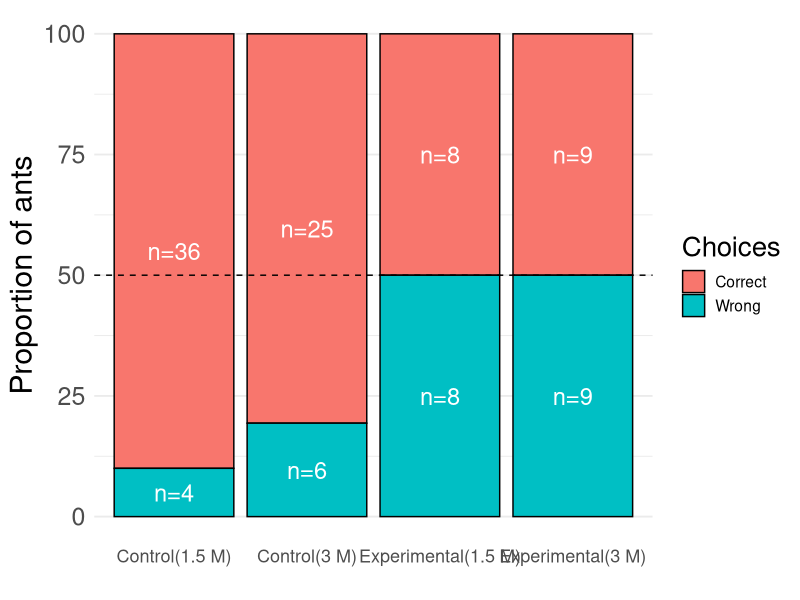
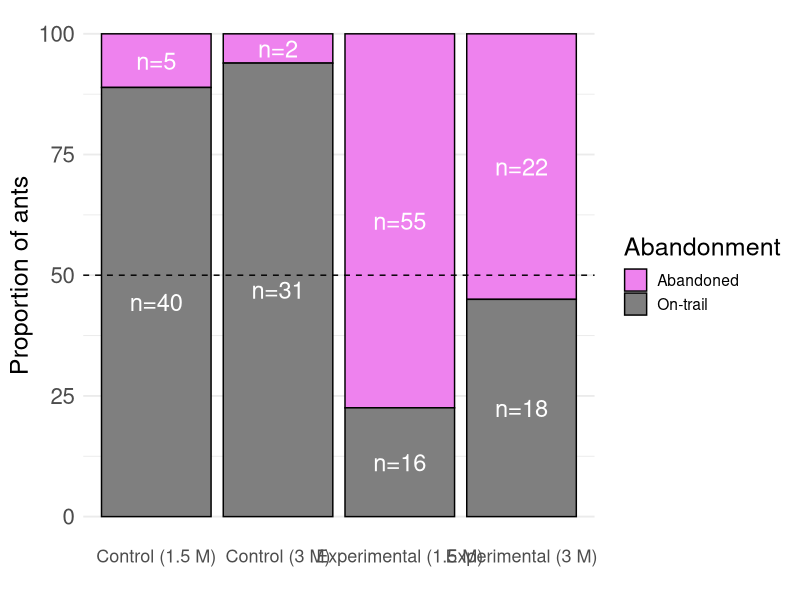

R code for these plots, in order: (Note: this script raises an error after producing the figures.)
## ---- chunk 1
knitr::opts_chunk$set(echo = TRUE)
## ---- chunk 2
library(tidyverse)
library(ggplot2)
library(ggthemes)
library(ggstats)
## ---- chunk 3
#Importing the datasheets,and converting the relevant columns into factors

low_sucrose_experiment_data<-read.csv("Combined ant choices_Low sucrose experiment.csv")

high_sucrose_experiment_data<-read.csv("Combined ant choices_High sucrose experiment.csv")

#Extracting the columns needed for choice and abandonment analysis
low_sucrose_experiment_choices<-data.frame(low_sucrose_experiment_data$Treatment,low_sucrose_experiment_data$Ant.choice)
high_sucrose_experiment_choices<-data.frame(high_sucrose_experiment_data$Treatment,high_sucrose_experiment_data$Ant.choice)

#Changing the column names
colnames(low_sucrose_experiment_choices)<-c("treatment","choices")
colnames(high_sucrose_experiment_choices)<-c("treatment","choices")

#Converting the columns into factors
low_sucrose_experiment_choices$treatment<-as.factor(low_sucrose_experiment_choices$treatment)
low_sucrose_experiment_choices$choices<-as.factor(low_sucrose_experiment_choices$choices)

high_sucrose_experiment_choices$treatment<-as.factor(high_sucrose_experiment_choices$treatment)
high_sucrose_experiment_choices$choices<-as.factor(high_sucrose_experiment_choices$choices)

## ---- chunk 4

#1.5M DATA CHOICE ANALYSIS

#Filtering data where ant made either a correct or a wrong choice
low_sucrose_experiment_choices_only<-
  low_sucrose_experiment_choices %>% 
  filter(choices !="Abandoned")

#Dropping the abandonment factor level
low_sucrose_experiment_choices_only$choices<-droplevels(low_sucrose_experiment_choices_only$choices)

#Creating table
low_sucrose_experiment_choices_only_table<-table(low_sucrose_experiment_choices_only)

chisq.test(low_sucrose_experiment_choices_only_table,correct = F)

#Binomial test for control data
binom.test(36,40,0.5)
#Significant!

#Binomial test for experimental data
binom.test(8,16,0.5)
#Non-significant 
 
#3M DATA CHOICE ANALYSIS

#Filtering data where ant made either a correct or a wrong choice
high_sucrose_experiment_choices_only<-
  high_sucrose_experiment_choices %>% 
  filter(choices !="Abandoned")

#Dropping the abandonment factor level
high_sucrose_experiment_choices_only$choices<-droplevels(high_sucrose_experiment_choices_only$choices)

#Creating table
high_sucrose_experiment_choices_only_table<-table(high_sucrose_experiment_choices_only)

chisq.test(high_sucrose_experiment_choices_only_table,correct = F)
#Significant

#Binomial test for control data
binom.test(27,33,0.5)
#Significant!

#Binomial test for experimental data
binom.test(11,21,0.5)
#Non-significant 
## ---- chunk 5

#LOW SUCROSE EXPERIMENT ABANDONMENT ANALYSIS

#Filtering data where ant made either a correct or a wrong choice
low_sucrose_experiment_choices$abandonment<-ifelse(low_sucrose_experiment_choices$choices=="Abandoned","Abandoned","On-trail")

low_sucrose_experiment_abandonment_table<-table(low_sucrose_experiment_choices[-2])

#Chi-square test
chisq.test(low_sucrose_experiment_abandonment_table,correct = F)
#Significant

#Binomial test for control data
binom.test(5,45,0.5)
#Significantly more ants stay on the trail than abandon here

#Binomial test for experimental data
binom.test(55,71,0.5)
#Significantly more ants abandon the trail than stay on the trail

#HIGH SUCROSE EXPERIMENT ABANDONMENT ANALYSIS

#Filtering data where ant made either a correct or a wrong choice
high_sucrose_experiment_choices$abandonment<-ifelse(high_sucrose_experiment_choices$choices=="Abandoned","Abandoned","On-trail")

high_sucrose_experiment_abandonment_table<-table(high_sucrose_experiment_choices[-2])

#Chi-square test
chisq.test(high_sucrose_experiment_abandonment_table,correct = F)
#Significant


#Binomial test for control data
binom.test(2,35,0.5) #Significant
#Significantly more ants stay on the trail than abandon here

#Binomial test for experimental data
binom.test(30,51,0.5)
#Non-significant

## ---- chunk 6

#Creating labels specific to the experiment type and combining the dataframes
low_sucrose_experiment_choices$label<-as.factor(ifelse(low_sucrose_experiment_choices$treatment=="Control","Control_1.5m","Exp_1.5m"))

high_sucrose_experiment_choices$label<-as.factor(ifelse(high_sucrose_experiment_choices$treatment=="Control","Control_3m","Exp_3m"))


#Combining the choices from both experiments
all_exp_combined_data_choices<-rbind(low_sucrose_experiment_choices,high_sucrose_experiment_choices)

#Subsetting the data from the two treatments (combined for both experiments separately) to compare between the experiments.
all_exp_combined_control<-subset(all_exp_combined_data_choices,all_exp_combined_data_choices$treatment=="Control")

all_exp_combined_experimental<-subset(all_exp_combined_data_choices,all_exp_combined_data_choices$treatment=="Experimental")

#Dropping the uncessary factor levels
all_exp_combined_control$label<-droplevels(all_exp_combined_control$label)

all_exp_combined_experimental$label<-droplevels(all_exp_combined_experimental$label)

#COMPARING CORRECT VS. WRONG CHOICES BETWEEN THE TWO EXPERIMENTS FOR EACH TREATMENT

#CONTROL TREATMENT
all_exp_combined_control_choices_only<-data.frame(all_exp_combined_control$choices,all_exp_combined_control$label)

colnames(all_exp_combined_control_choices_only)<-c("choices","exp_type")

#Removing abandonment data for this analysis
all_exp_combined_control_choices_only<-subset(all_exp_combined_control_choices_only,all_exp_combined_control_choices_only$choices!="Abandoned")

#Dropping the uncessary factor levels
all_exp_combined_control_choices_only$choices<-droplevels(all_exp_combined_control_choices_only$choices)

all_exp_combined_control_choices_only_table<-table(all_exp_combined_control_choices_only)

chisq.test(all_exp_combined_control_choices_only_table,correct = F)
#Not significant

#EXPERIMENTAL TREATMENT

all_exp_combined_experimental_choices_only<-data.frame(all_exp_combined_experimental$choices,all_exp_combined_experimental$label)

colnames(all_exp_combined_experimental_choices_only)<-c("choices","exp_type")

#Removing abandonment data for this analysis
all_exp_combined_experimental_choices_only<-subset(all_exp_combined_experimental_choices_only,all_exp_combined_experimental_choices_only$choices!="Abandoned")

#Dropping the uncessary factor levels
all_exp_combined_experimental_choices_only$choices<-droplevels(all_exp_combined_experimental_choices_only$choices)

all_exp_combined_experimental_choices_only_table<-table(all_exp_combined_experimental_choices_only)

chisq.test(all_exp_combined_experimental_choices_only_table,correct = F)
#Not significant
## ---- chunk 7

#CONTROL
all_exp_combined_control_abandonment_only<-data.frame(all_exp_combined_control$abandonment,all_exp_combined_control$label)

colnames(all_exp_combined_control_abandonment_only)<-c("abandonment","exp_type")

all_exp_combined_control_abandonment_only$abandonment<-as.factor(all_exp_combined_control_abandonment_only$abandonment)

all_exp_combined_control_abandonment_only_table<-table(all_exp_combined_control_abandonment_only)

chisq.test(all_exp_combined_control_abandonment_only_table,correct = F)
#Not significant


#Experimental
all_exp_combined_experimental_abandonment_only<-data.frame(all_exp_combined_experimental$abandonment,all_exp_combined_experimental$label)

colnames(all_exp_combined_experimental_abandonment_only)<-c("abandonment","exp_type")

all_exp_combined_experimental_abandonment_only$abandonment<-as.factor(all_exp_combined_experimental_abandonment_only$abandonment)

all_exp_combined_experimental_abandonment_only_table<-table(all_exp_combined_experimental_abandonment_only)

chisq.test(all_exp_combined_experimental_abandonment_only_table,correct = F)
#Significant!

## ---- chunk 8

choices_combined<-subset(all_exp_combined_data_choices,choices!="Abandoned")
#Removing abandonment data for the plot

choices_combined$label<-factor(choices_combined$label,levels=c("Control_1.5m","Control_3m","Exp_1.5m","Exp_3m"))

choices_combined<-as.data.frame(choices_combined %>%
  group_by(label,choices)%>%
  summarize(total=n())) 

choices_combined <- choices_combined %>%
  group_by(label) %>%
  mutate(
    percent = total / sum(total) * 100
  )


ggplot(choices_combined, aes(x = label, y = percent, fill = choices)) +
  geom_bar(stat = "identity", color = "black") +
  geom_text(
    aes(label = paste0("n=", total)),
    position = position_stack(vjust = 0.5),
    size = 6,           
    color = "white"
  ) +
  scale_y_continuous() +
  labs(x = "", y = "Proportion of ants", fill = "Choices") +   
  theme_minimal(base_size = 14) +
  theme(
    axis.text.x = element_text(size = 13),
    axis.title.y = element_text(size = 22),
    axis.text.y = element_text(size = 18), 
    legend.title = element_text(size = 20),            
    panel.grid.major.x = element_blank()
  ) +geom_hline(yintercept = 50, linetype = "dashed")+
  scale_x_discrete(labels=c("Control_1.5m"="Control(1.5 M)","Control_3m"= "Control(3 M)", "Exp_1.5m"="Experimental(1.5 M)","Exp_3m" = "Experimental(3 M)"))+
  guides(fill=guide_legend(title="Choices"))


## ---- chunk 9
 
abandon_combined<-as.data.frame(all_exp_combined_data_choices %>%
  group_by(label,abandonment)%>%
  summarize(total=n()))

abandon_combined$label<-factor(abandon_combined$label,levels=c("Control_1.5m","Control_3m","Exp_1.5m","Exp_3m"))

abandon_combined<-as.data.frame(abandon_combined %>%
  group_by(label) %>%
  mutate(
    percent = total / sum(total) * 100,
    n = sum(total)
  ))

ggplot(abandon_combined, aes(x = label, y = percent, fill = abandonment)) +
  geom_bar(stat = "identity", color = "black") +
  # Show individual sample sizes inside each stack
  geom_text(
    aes(label = paste0("n=", total)),   # use total for each segment
    position = position_stack(vjust = 0.5),  # centers text in each segment
    size = 6,                           # larger geom_text labels
    color = "white"
  ) +
  scale_y_continuous() +
  labs(x = "", y = "Proportion of ants") +
  theme_minimal(base_size = 14) +
  theme(
    axis.text.x  = element_text(hjust = 0.5, size = 13),  
    axis.text.y  = element_text(size = 16),               
    axis.title.y = element_text(size = 18),               
    legend.title = element_text(size = 18),              
    panel.grid.major.x = element_blank()
  ) +
  geom_hline(yintercept = 50, linetype = "dashed") +
  scale_x_discrete(labels = c(
    "Control_1.5m" = "Control (1.5 M)",
    "Control_3m"   = "Control (3 M)",
    "Exp_1.5m"     = "Experimental (1.5 M)",
    "Exp_3m"       = "Experimental (3 M)"
  )) +
  guides(fill = guide_legend(title = "Abandonment")) +
  scale_fill_manual(values = c("violet", "gray50"))


## ---- chunk 10

#LOW SUCROSE EXPERIMENT
gaster_angle_low_sucrose<-read.csv("Combined gaster angles_Low sucrose experiment.csv")

#Converting the relevant columns to factors
gaster_angle_low_sucrose$Ant.choice<-as.factor(gaster_angle_low_sucrose$Ant.choice)
gaster_angle_low_sucrose$Treatment<-as.factor(gaster_angle_low_sucrose$Treatment)
gaster_angle_low_sucrose$Video<-as.factor(gaster_angle_low_sucrose$Video)
gaster_angle_low_sucrose$Year<-as.factor(gaster_angle_low_sucrose$Year)
gaster_angle_low_sucrose$Ant.fed.on.the.feeder<-as.factor(gaster_angle_low_sucrose$Ant.fed.on.the.feeder)

#Converting gaster angle measures to numbers
gaster_angle_low_sucrose$Angle.measurement.1<-as.numeric(gaster_angle_low_sucrose$Angle.measurement.1)
gaster_angle_low_sucrose$Angle.measurement.2<-as.numeric(gaster_angle_low_sucrose$Angle.measurement.2)
gaster_angle_low_sucrose$Angle.measurement.3<-as.numeric(gaster_angle_low_sucrose$Angle.measurement.3)
#Ignore the warnings here


#HIGH SUCROSE EXPERIMENT
gaster_angle_high_sucrose<-read.csv("Combined gaster angles_High sucrose experiment.csv")

#Converting the relevant columns to factors
gaster_angle_high_sucrose$Ant.choice<-as.factor(gaster_angle_high_sucrose$Ant.choice)
gaster_angle_high_sucrose$Treatment<-as.factor(gaster_angle_high_sucrose$Treatment)
gaster_angle_high_sucrose$Video<-as.factor(gaster_angle_high_sucrose$Video)
gaster_angle_high_sucrose$Year<-as.factor(gaster_angle_high_sucrose$Year)
gaster_angle_high_sucrose$Ant.fed.on.the.feeder<-as.factor(gaster_angle_high_sucrose$Ant.fed.on.the.feeder)


#Converting gaster angle measures to numbers
gaster_angle_high_sucrose$Angle.measurement.1<-as.numeric(gaster_angle_high_sucrose$Angle.measurement.1)
gaster_angle_high_sucrose$Angle.measurement.2<-as.numeric(gaster_angle_high_sucrose$Angle.measurement.2)
gaster_angle_high_sucrose$Angle.measurement.3<-as.numeric(gaster_angle_high_sucrose$Angle.measurement.3)
#Ignore the warnings here

## ---- chunk 11

#LOW SUCROSE EXPERIMENT
 
gaster_angle_low_sucrose_ready<-gaster_angle_low_sucrose %>%
  transmute(Video,Treatment,Ant.choice,Ant.fed.on.the.feeder, Year,mean_gaster_angle=rowMeans(select(.,Angle.measurement.1:Angle.measurement.3)))

gaster_angle_low_sucrose_ready<-as.data.frame(gaster_angle_low_sucrose_ready %>%
  group_by(Video,Treatment,Ant.choice,Ant.fed.on.the.feeder,Year) %>%
  summarise(mean_gaster_angle=mean(mean_gaster_angle,na.rm = T)))

gaster_angle_low_sucrose_ready<-na.omit(gaster_angle_low_sucrose_ready)


#HIGH SUCROSE EXPERIMENT

gaster_angle_high_sucrose_ready<-gaster_angle_high_sucrose %>%
  transmute(Video,Treatment,Ant.choice,Ant.fed.on.the.feeder,Year,mean_gaster_angle=rowMeans(select(.,Angle.measurement.1:Angle.measurement.3)))

gaster_angle_high_sucrose_ready<-as.data.frame(gaster_angle_high_sucrose_ready %>%
  group_by(Video,Treatment,Ant.choice,Ant.fed.on.the.feeder,Year) %>%
  summarise(mean_gaster_angle=mean(mean_gaster_angle,na.rm = T)))

gaster_angle_high_sucrose_ready<-na.omit(gaster_angle_high_sucrose_ready)


#Summary of ants that made choices and fed on feeder or not
low_sucrose_summary<-gaster_angle_low_sucrose_ready[,c(2,3,4)]
table(low_sucrose_summary)

high_sucrose_summary<-gaster_angle_high_sucrose_ready[,c(2,3,4)]
table(high_sucrose_summary)

#Average gaster angle calculations:
gaster_angle_low_sucrose_ready %>%
  group_by(Treatment) %>%
  summarise(mean(mean_gaster_angle))

gaster_angle_high_sucrose_ready %>%
  group_by(Treatment) %>%
  summarise(mean(mean_gaster_angle))

## ---- chunk 12
#Low sucrose


#This contains data for the ants that made correct choices, and also includes the ants that made a wrong choice, but did not feed on the sucrose
gaster_angle_low_sucrose_graph1<-rbind(gaster_angle_low_sucrose_wrong_choices_unfed,gaster_angle_low_sucrose_correct_choices)

ggplot(gaster_angle_low_sucrose_graph1,aes(Treatment,mean_gaster_angle,fill=Ant.choice))+stat_boxplot(geom="errorbar")+geom_boxplot(outlier.shape = NA)+ theme_minimal()+xlab("Treatment")+ylab("Average gaster angle")+geom_jitter(aes(color=Year))+ggtitle("Low sucrose experiment")+guides(fill=guide_legend(title="Ant choice"))

#Comparing gaster angles for correct vs. wrong choices within the treatment

exp_low_sucrose_data_exp<-gaster_angle_low_sucrose_graph1 %>%
  filter(Treatment=="Experimental")
wilcox.test(exp_low_sucrose_data_exp$mean_gaster_angle~exp_low_sucrose_data_exp$Ant.choice) 
#No Significant difference


#High sucrose
#Low sucrose
gaster_angle_high_sucrose_wrong_choices_unfed<-subset(gaster_angle_high_sucrose_ready,Ant.fed.on.the.feeder=="No" & Ant.choice=="Wrong")

gaster_angle_high_sucrose_correct_choices<-subset(gaster_angle_high_sucrose_ready,Ant.choice=="Correct")

#This contains data for the ants that made correct choices, and also includes the ants that made a wrong choice, but did not feed on the sucrose
gaster_angle_high_sucrose_graph1<-rbind(gaster_angle_high_sucrose_wrong_choices_unfed,gaster_angle_high_sucrose_correct_choices)

ggplot(gaster_angle_high_sucrose_graph1,aes(Treatment,mean_gaster_angle,fill=Ant.choice))+stat_boxplot(geom="errorbar")+geom_boxplot(outlier.shape = NA)+ theme_minimal()+xlab("Treatment")+ylab("Average gaster angle")+geom_jitter(aes(color=Year))+ggtitle("High sucrose experiment")+guides(fill=guide_legend(title="Ant choice"))

#Comparing gaster angles for correct vs. wrong choices within the treatment

exp_high_sucrose_data_exp<-gaster_angle_high_sucrose_graph1 %>%
  filter(Treatment=="Experimental")
wilcox.test(exp_high_sucrose_data_exp$mean_gaster_angle~exp_high_sucrose_data_exp$Ant.choice) 
#Significant difference


exp_high_sucrose_data_con<-gaster_angle_high_sucrose_graph1 %>%
  filter(Treatment=="Control")
wilcox.test(exp_high_sucrose_data_con$mean_gaster_angle~exp_high_sucrose_data_con$Ant.choice) 
#Significant difference
 
  
## ---- chunk 13
wilcox.test(gaster_angle_low_sucrose_ready$mean_gaster_angle~gaster_angle_low_sucrose_ready$Treatment) 
#No Significant difference

wilcox.test(gaster_angle_high_sucrose_ready$mean_gaster_angle~gaster_angle_high_sucrose_ready$Treatment) 
#No significant difference



## ---- chunk 14

par(mfrow=c(1,2))

#LOW SUCROSE EXPERIMENT
boxplot(gaster_angle_low_sucrose_ready$mean_gaster_angle~gaster_angle_low_sucrose_ready$Treatment,xlab="Treatment", ylab="Mean gaster angle (degrees)",range=0,frame=F,cex.axis=1.5,cex.lab=1.5,main="Low sucrose (1.5 M) experiment",ylim=c(35,65))

#Adding individual points to the boxplot
stripchart(mean_gaster_angle~Treatment,method="jitter",add=T,vertical=T,pch=1,data=gaster_angle_low_sucrose_ready[gaster_angle_low_sucrose_ready$Year==2022, ])
 
stripchart(mean_gaster_angle~Treatment,method="jitter",add=T,vertical=T,pch=19,data=gaster_angle_low_sucrose_ready[gaster_angle_low_sucrose_ready$Year==2023, ])

stripchart(mean_gaster_angle~Treatment,method="jitter",add=T,vertical=T,pch=18,data=gaster_angle_low_sucrose_ready[gaster_angle_low_sucrose_ready$Year==2024, ])

stripchart(mean_gaster_angle~Treatment,method="jitter",add=T,vertical=T,pch=17,data=gaster_angle_low_sucrose_ready[gaster_angle_low_sucrose_ready$Year==2025, ])


#HIGH SUCROSE EXPERIMENT
boxplot(gaster_angle_high_sucrose_ready$mean_gaster_angle~gaster_angle_high_sucrose_ready$Treatment,xlab="Treatment", ylab="Mean gaster angle (degrees)",range=0,frame=F,cex.axis=1.5,cex.lab=1.5,main="High sucrose (3 M) experiment",ylim=c(35,65))

#Adding individual points to the boxplot
stripchart(mean_gaster_angle~Treatment,method="jitter",add=T,vertical=T,pch=19,data=gaster_angle_high_sucrose_ready[gaster_angle_high_sucrose_ready$Year==2023, ])

stripchart(mean_gaster_angle~Treatment,method="jitter",add=T,vertical=T,pch=18,data=gaster_angle_high_sucrose_ready[gaster_angle_high_sucrose_ready$Year==2024, ])

stripchart(mean_gaster_angle~Treatment,method="jitter",add=T,vertical=T,pch=17,data=gaster_angle_high_sucrose_ready[gaster_angle_high_sucrose_ready$Year==2025, ])
